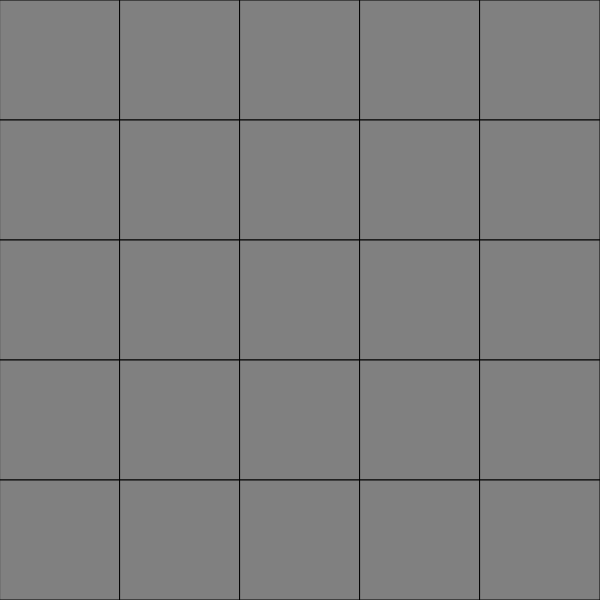
Frame 1 (no input)
Frame 60 (no input): identical to frame 1, image omitted
Frame 120 (the mouse pressed at the canvas centre since frame 60): identical to frame 1, image omitted

The p5.js sketch that drew this single still picture (run headless with seeded random() and noise() and a simulated clock; from frame 60 on, the mouse is pressed at the canvas centre):

// p5.js sketch
// ── sketch.js
var gridUnit, numSquares, shipRow, shipCol;
var rowOfZero = [], grid = [];
var score, message;

function setup() {
    createCanvas(600, 600);
    numSquares = 5;     // This number can be changed to make more or less squares.
    gridUnit = width / numSquares;
// BONUS 1)     Lets the user reset the board.
    resetSketch();
    createP("");    // Adds a line break after the canvas for layout purposes.
    var button = createButton("Reset"); // Initializes a button; it will say "Reset".
    button.mousePressed(resetSketch);   // When this button is pressed, `resetSketch` will be called.
}

function resetSketch() {
// BONUS 2      Tracks the user's score. (Starts off with total, subtracts off for each miss.)
    score = (numSquares * numSquares / 2) * 100;

    // Clears arrays as part of reset.
    rowOfZero.length = 0;
    grid.length = 0;

    // Clears the score display message.
    message = "";

// MAIN 2-B)    Creates a nested array of values.

    // You could also manually type out the whole array, but I tried to do this efficiently.

    // Problem: when pushing an existing array, it is copied byref, not by val...
    // ... so the existing array is edited every time.
    // Solution: use .slice() method to create "shallow copy" i.e. by val

    // Creates a 1-D array of zeros with `numSquares` elements.
    rowOfZero = new Array(numSquares).fill(0);

    // Pushes a copy of the 1-D array `numSquares` times to the `grid` array.
    for (var i = 0; i < numSquares; i++) {
        grid.push(rowOfZero.slice());
    }
    // Generates random coordinates to compare with.
    shipRow = floor(random(numSquares));
    shipCol = floor(random(numSquares));
}

function draw() {
// MAIN 2-A)    Sets up the canvas with basic grid.
    // Resets the stroke back to defaults for the grid.
    stroke("black");
    strokeWeight(1);
    for (var r = 0; r < numSquares; r++) {
        for (var c = 0; c < numSquares; c++) {
// MAIN 2-C)    Changes the color based on hit or miss.
            // KEY:
            // 0 = not clicked yet, 1 = miss, 2 = hit
            if (grid[r][c] == 0) {
                fill("grey");
            }
            else if (grid[r][c] == 1) {
                fill("blue");
            }
            else if (grid[r][c] == 2){
                fill("red");
            }
            rect(r * gridUnit, c * gridUnit, gridUnit, gridUnit);
        }   
    }
    // Formatting
    textSize(72);
    textFont("Segoe UI");
    fill("black");
    textAlign(CENTER);
    textStyle(BOLD);
    stroke("white");
    strokeWeight(5);
    // The message
    text(message, width / 2, height / 2);
}

function mouseClicked() {
    // Determines which row and column the click occured in.
    var row = floor(mouseX / gridUnit);
    var col = floor(mouseY / gridUnit);
    console.log("User chose:     " + row + ", " + col);
    console.log("Correct choice: " + shipRow + ", " + shipCol);
    if (row == shipRow && col == shipCol) {
        console.log("HIT");
        grid[row][col] = 2;
        // Ends the game.
        message = "Score: " + score;
        noLoop();   // Prevents further draw loops.
    }
    else {
        console.log("MISS");
        grid[row][col] = 1;
        score -= 50;
    }
}
